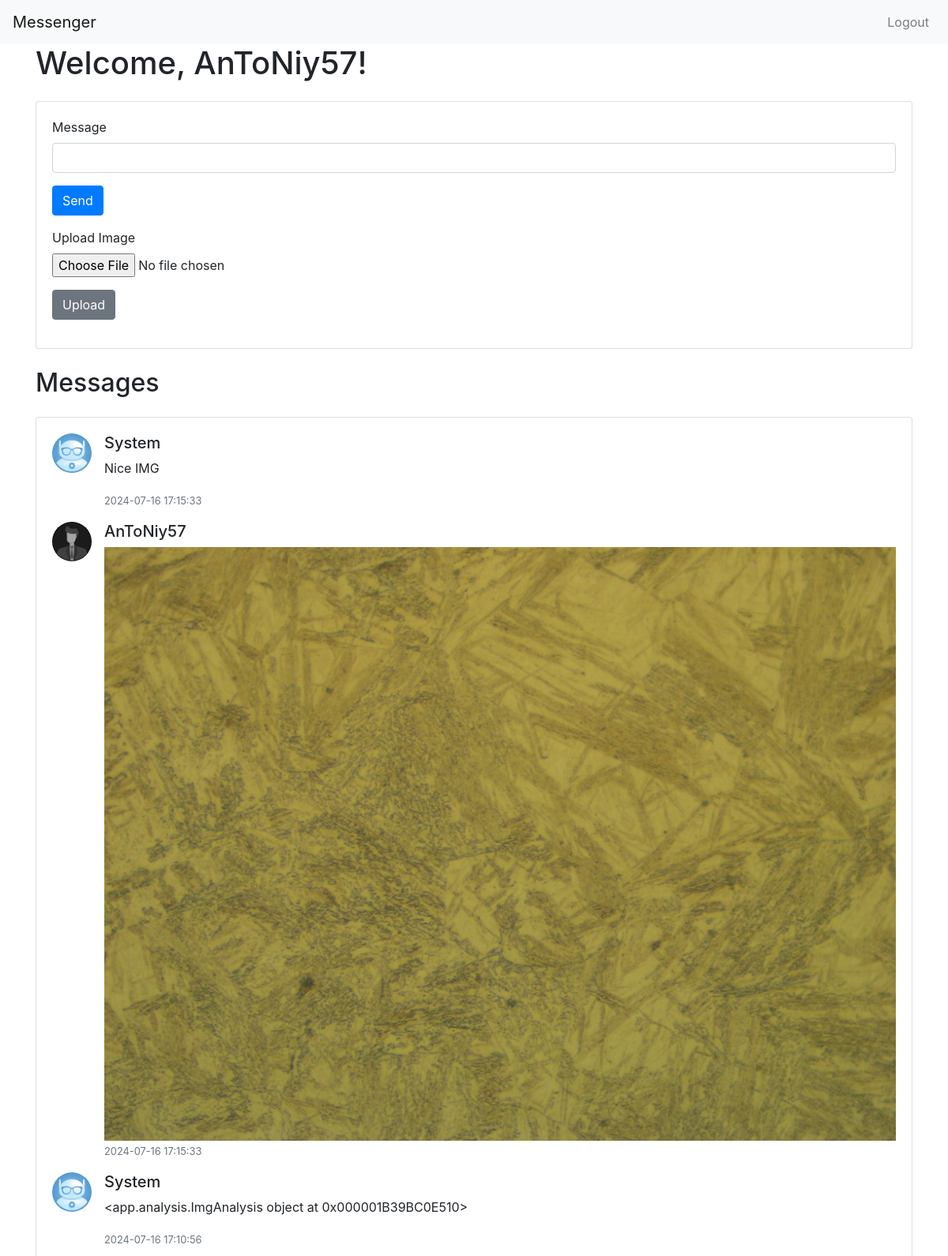
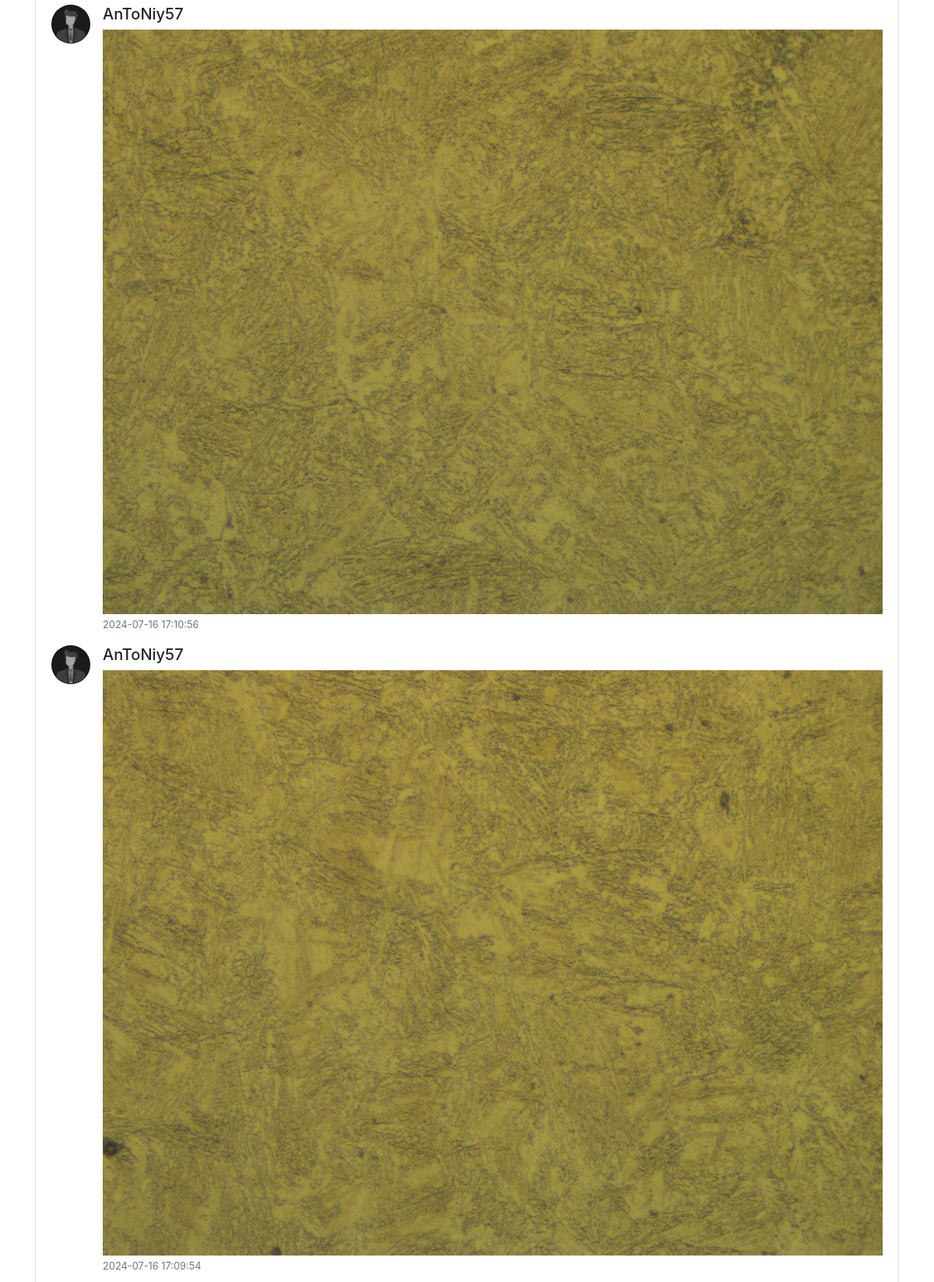
The app's page /index (signed in, upper part) with its own data (2 pictures, top to bottom).
### app/models.py (models this page shows, shortened)
class User(db.Model, UserMixin):
    id = db.Column(db.Integer, primary_key=True)
    username = db.Column(db.String(20), unique=True, nullable=False)
    email = db.Column(db.String(120), unique=True, nullable=False)
    image_file = db.Column(db.String(20), nullable=False, default='default.jpg')
    password = db.Column(db.String(60), nullable=False)
    messages = db.relationship('Message', backref='author', lazy=True)

class Message(db.Model):
    id = db.Column(db.Integer, primary_key=True)
    content = db.Column(db.Text, nullable=True)
    date_posted = db.Column(db.DateTime, nullable=False, default=datetime.utcnow)
    image_file = db.Column(db.String(20), nullable=True)
    user_id = db.Column(db.Integer, db.ForeignKey('user.id'), nullable=False)

### app/routes.py (the view)
@bp.route("/")
@bp.route("/index")
@login_required
def index():
    message_form = MessageForm()
    upload_form = ImageUploadForm()
    system_user = User.query.filter_by(email='system@messenger.com').first()
    if system_user:
        messages = Message.query.filter(
            (Message.user_id == current_user.id) | (Message.user_id == system_user.id)).order_by(
            Message.date_posted.desc()).all()
    else:
        messages = Message.query.filter_by(user_id=current_user.id).order_by(Message.date_posted.desc()).all()
    return render_template('index.html', title='Home', message_form=message_form, upload_form=upload_form,
                           messages=messages)

### app/forms.py
class MessageForm(FlaskForm):
    content = StringField('Message', validators=[DataRequired()])
    submit = SubmitField('Send')

class ImageUploadForm(FlaskForm):
    file = FileField('Upload Image', validators=[DataRequired()])
    submit = SubmitField('Upload')

### app/models.py (called while the page is built)
@login_manager.user_loader
def load_user(user_id):
    return User.query.get(int(user_id))

### app/templates/index.html (shortened to what this page needs)
{% extends "base.html" %}
{% block content %}
<h1>Welcome, {{ current_user.username }}!</h1>
<div class="card my-4">
    <div class="card-body">
        <form action="{{ url_for('main.message') }}" method="post">
            <div class="form-group">
                {{ message_form.content.label(class="form-control-label") }}
                {{ message_form.content(class="form-control") }}
            </div>
            <div class="form-group">
                {{ message_form.submit(class="btn btn-primary") }}
            </div>
        </form>
        <form action="{{ url_for('main.upload') }}" method="post" enctype="multipart/form-data">
            <div class="form-group">
                {{ upload_form.file.label(class="form-control-label") }}
                {{ upload_form.file(class="form-control-file") }}
            </div>
            <div class="form-group">
                {{ upload_form.submit(class="btn btn-secondary") }}
            </div>
        </form>
    </div>
</div>
<h2>Messages</h2>
<div class="card my-4">
    <div class="card-body">
        {% for message in messages %}
        <div class="media mb-3">
            <img class="mr-3 rounded-circle" src="{{ url_for('static', filename='profile_pics/' ~ message.author.image_file) }}" alt="{{ message.author.username }}" width="50" height="50">
            <div class="media-body">
                <h5 class="mt-0">{{ message.author.username }}</h5>
                {% if message.content %}
                    <p>{{ message.content }}</p>
                {% elif message.image_file %}
                    <img src="{{ url_for('static', filename='profile_pics/' ~ message.image_file) }}" class="img-fluid">
                {% endif %}
                <small class="text-muted">{{ message.date_posted.strftime('%Y-%m-%d %H:%M:%S') }}</small>
            </div>
        </div>
        {% endfor %}
    </div>
</div>
{% endblock %}

### records on screen
User: username "AnToNiy57"
Message: image_file (picture), author.username "System", content "Nice IMG", date_posted "2024-07-16 17:15:33"
Message: image_file (placeholder picture), author.username "AnToNiy57", image_file (picture), date_posted "2024-07-16 17:15:33"
Message: image_file (picture), author.username "System", content "<app.analysis.ImgAnalysis object at 0x000001B39BC0E510>", date_posted "2024-07-16 17:10:56"
Message: image_file (placeholder picture), author.username "AnToNiy57", image_file (picture), date_posted "2024-07-16 17:10:56"
Message: image_file (placeholder picture), author.username "AnToNiy57", image_file (picture), date_posted "2024-07-16 17:09:54"

### other values on screen
{{ message_form.content.label(class="form-control-label") }} "Message"
{{ upload_form.file.label(class="form-control-label") }} "Upload Image"
